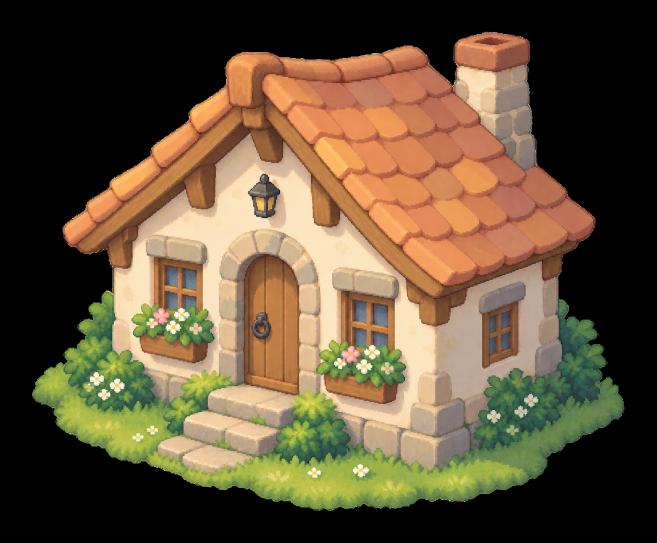
#> input picture assets/home-styles-reference/cottage/afternoon.png, 1314 x 1085 px (shown at 1/2 size)
$ python -i import_season_decor.py   (imports and definitions only)
#> lines starting #> are read from the running program, lines starting #| are printed output that depends on the picture
"""Imports a season's decoration art (Decorate › <season name>) from generated source pictures, using the
pack's manifest in tools/season_packs/<season>.json (what each piece is called, its source file and its size).
Each picture is cut out of its white background (soft, unmixed edges), trimmed, scaled down, and given the
four times of day (morning, afternoon, evening and night, graded like the existing art). Lit things
(jack-o'-lantern faces, lamps and windows, candle flames, a cauldron's brew, and string-light bulbs on
pieces marked "bulbs") keep their light in the evening and at night, with a soft glow around them.

Writes public/garden/registered-22.8.6/<season>/<id>/<phase>.webp and src/game/data/<season>Decor.ts,
and lists the pictures in tools/public-allowlist.json.
Run: python3 -I tools/import_season_decor.py tools/season_packs/<season>.json SOURCE_DIR [SOURCE_DIR ...] [--preview FILE]
(each source picture is looked up by its file name in the given folders; see docs/seasonal-art-spec.md).
Manifest pieces: {"id", "label", "file", "size": "home" | "tree" | width on the 1448-wide island,
"paleGround": true if it stands on a whitish ground patch, "bulbs": true if it has string lights}.
"""
import json
import os
import shutil
import sys

import numpy as np
from PIL import Image, ImageDraw, ImageFilter

ROOT = os.path.dirname(os.path.dirname(os.path.abspath(__file__)))
DECOR_ROOT = os.path.join(ROOT, 'public', 'garden', 'registered-22.8.6')
ALLOWLIST = os.path.join(ROOT, 'tools', 'public-allowlist.json')
PHASES = ['morning', 'afternoon', 'evening', 'night']
MAX_SIDE = 640
# Per-channel (gain, offset), fitted from the existing pack's own renders (afternoon -> phase).
GRADE = {
    'morning': [(0.906, 0.116), (0.954, 0.101), (0.965, 0.044)],
    'afternoon': [(1, 0), (1, 0), (1, 0)],
    'evening': [(0.889, 0.062), (0.875, 0.008), (0.77, 0.07)],
    'night': [(0.46, -0.028), (0.422, 0.101), (0.392, 0.195)],
}
GLOW = {'morning': 0.0, 'afternoon': 0.0, 'evening': 0.6, 'night': 1.0}


def cut_out(rgb, pale_ground=False):
    """Alpha from the white background: the near-white region connected to the border is background;
    a few pixels along its edge are unmixed from white so the outline stays soft without a white fringe."""
    a = rgb.astype(float) / 255.0
    H, W, _ = a.shape
    corners = np.concatenate([a[:6, :6].reshape(-1, 3), a[:6, -6:].reshape(-1, 3), a[-6:, :6].reshape(-1, 3), a[-6:, -6:].reshape(-1, 3)])
    bg = np.median(corners, 0)
    diff = np.abs(a - bg).max(-1)
    cand = ((diff < 0.035) * 255).astype(np.uint8)
    mask = Image.fromarray(cand, 'L').copy()  # (a copy: floodfill can't write into numpy's buffer)
    # Flood from every border pixel that's background-colored.
    for x in range(0, W, 7):
        for y in (0, H - 1):
            if mask.getpixel((x, y)) == 255:
                ImageDraw.floodfill(mask, (x, y), 128)
    for y in range(0, H, 7):
        for x in (0, W - 1):
            if mask.getpixel((x, y)) == 255:
                ImageDraw.floodfill(mask, (x, y), 128)
    m = np.asarray(mask)
    background = m == 128
    # Background showing through holes (inside a basket handle, between branches): big enclosed patches
    # of the exact background color.
    holes = Image.fromarray(((m == 255) * 255).astype(np.uint8), 'L').copy()
    hm = np.asarray(holes)
    ys, xs = np.nonzero(hm == 255)
    seen = np.zeros_like(background)
    for y, x in zip(ys[::97], xs[::97]):
        if seen[y, x] or np.asarray(holes)[y, x] != 255:
            continue
        ImageDraw.floodfill(holes, (int(x), int(y)), 77)
        region = np.asarray(holes) == 77
        seen |= region
        if region.sum() > 250 and diff[region].mean() < 0.012:
            background |= region
        ImageDraw.floodfill(holes, (int(x), int(y)), 10)
    # Soft ground shadows: light, colorless pixels reaching out from the background become a see-through
    # shadow instead of a pale patch.
    v = a.max(-1)
    sat = (a.max(-1) - a.min(-1)) / np.maximum(v, 1e-3)
    pale = (sat < 0.07) & (v > 0.78) & ~background
    if pale_ground:
        # Some pictures stand on a whitish ground patch; a looser test clears it (only for those, so the
        # ghost's white body is never touched).
        pale |= (sat < 0.16) & (v > 0.84) & ~background
    shade = Image.fromarray(((pale | background) * 255).astype(np.uint8), 'L').copy()
    ImageDraw.floodfill(shade, (0, 0), 128)
    shadow = (np.asarray(shade) == 128) & pale
    # Edge band: up to 5 px inside the object next to the background (this also clears the pale rim some
    # pictures have along the bottom of their ground).
    near = np.asarray(Image.fromarray(((background | shadow) * 255).astype(np.uint8)).filter(ImageFilter.MaxFilter(11))) > 0
    band = near & ~background & ~shadow
    alpha = np.where(background, 0.0, 1.0)
    # A shadow pixel keeps how much darker than the background it is, as a warm dark tint.
    depth = np.clip((bg.mean() - v) / bg.mean() * 3.2, 0, 0.55)
    alpha = np.where(shadow, depth, alpha)
    # Color-to-alpha against the background color in the band.
    unmix = np.clip(((bg - a) / np.maximum(bg, 1e-3)).max(-1), 0, 1)
    unmix = np.clip(unmix * 1.6, 0, 1)
    alpha = np.where(band, np.minimum(alpha, unmix), alpha)
    safe = np.maximum(alpha, 1e-3)[..., None]
    color = np.where(band[..., None], np.clip((a - (1 - safe) * bg) / safe, 0, 1), a)
    color = np.where(shadow[..., None], np.array([0.22, 0.16, 0.12]), color)
    return color, alpha


# [68 lines left out: functions lit_mask, render, sign_area, old_sign_area, find_source, not called in this run]


def camel(season):
    parts = season.split('-')
    return parts[0] + ''.join(p.title() for p in parts[1:])


# [77 lines left out: function main, not called in this run]


# [2 lines not run here, left out]

>>> import cv2
>>> picture = cv2.imread('../assets/home-styles-reference/cottage/afternoon.png', cv2.IMREAD_GRAYSCALE)
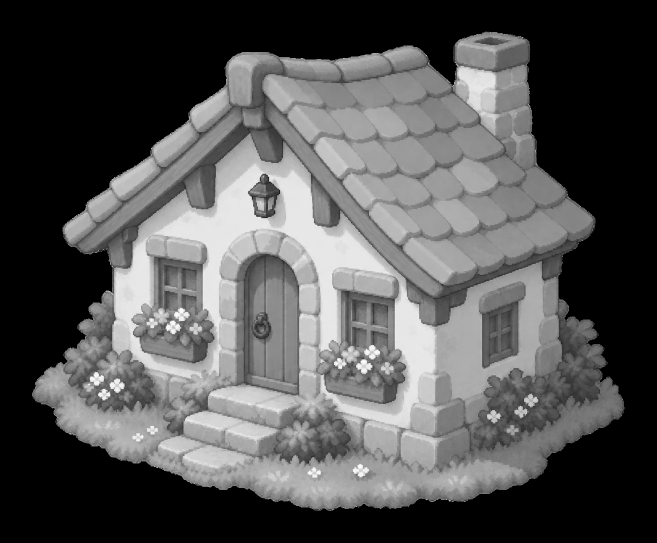
#> picture: shape (1085, 1314) (shown at 1/2 size); min 0, max 255, mean 83.2
>>> result = cut_out(picture)
#> (the run stopped early here; a loop or call above may not have finished)
